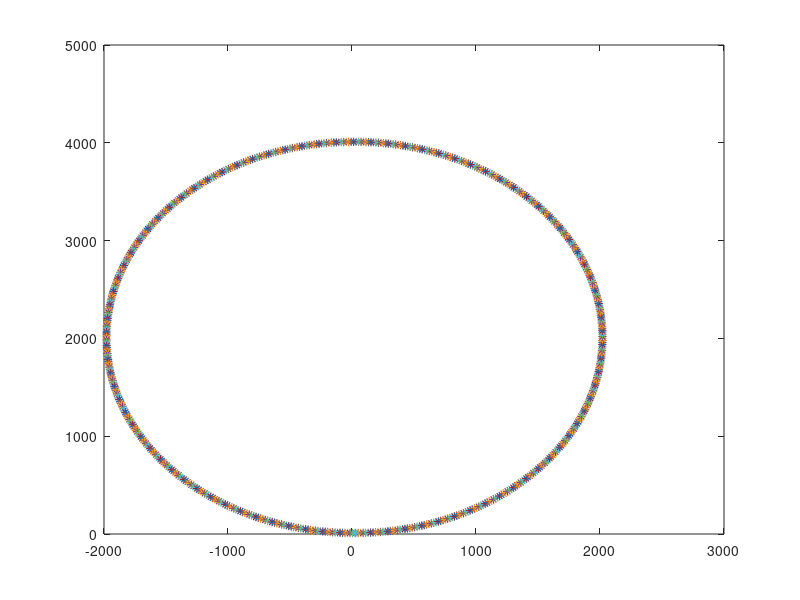

MATLAB code for this plot:
x0 = 10; y0 = 10 ; R=20; pi = 3.1416

for t = 0:0.01:2*pi
    X = x0 + R*cos(t);
    Y = y0 + R*sin(t);
    r = sqrt(X^2 + Y^2);
    an = atan2(Y,X);
    x0 = r * cos(an);
    y0 = r * sin(an);
    plot(x0,y0,'*');
    hold on
end
